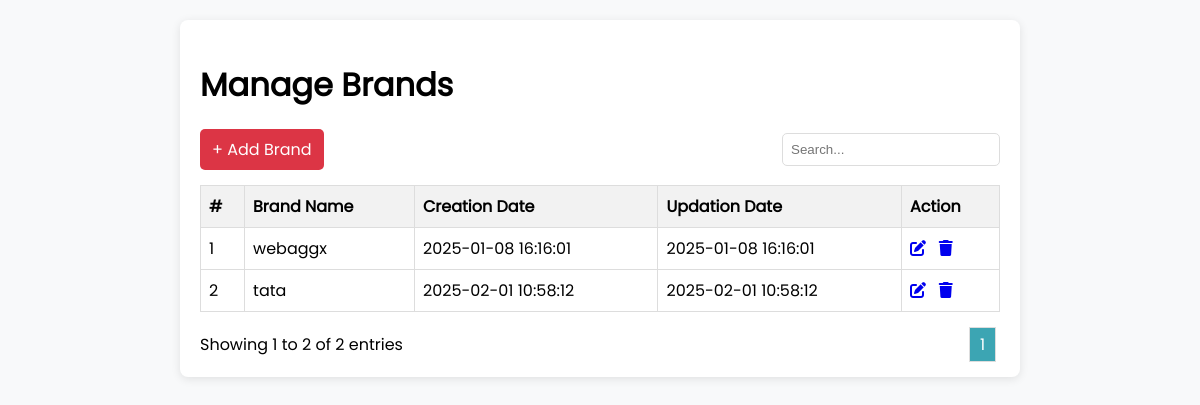
The app's page /admin/managebrand.php with its own data.
### tables this page shows
CREATE TABLE IF NOT EXISTS `brands` (
  `bid` int NOT NULL AUTO_INCREMENT,
  `bname` varchar(20) NOT NULL,
  `created_at` timestamp NOT NULL DEFAULT CURRENT_TIMESTAMP,
  `updated_at` timestamp NOT NULL DEFAULT CURRENT_TIMESTAMP,
  PRIMARY KEY (`bid`)
);

### admin/managebrand.php (the view, shortened to what this page needs)
<!DOCTYPE html>
<html lang="en">
<head>
    <link rel="stylesheet" href="fontawesome-free-6.4.0-web/css/all.min.css">
    <link rel="stylesheet" href="css/all.min.css">
    <link rel="stylesheet" href="css/fontawesome.min.css">
</head>
<body>
    <div class="container">
        <h1>Manage Brands</h1>
        <div class="d-flex">
            <a href="createbrand.php" class="btn-custom">+ Add Brand</a>
            <input type="text" id="search" placeholder="Search...">
        </div>
        <table>
            <thead>
                <tr>
                    <th>#</th>
                    <th>Brand Name</th>
                    <th>Creation Date</th>
                    <th>Updation Date</th>
                    <th>Action</th>
                </tr>
            </thead>
            <tbody>
                <?php
                @include 'include/config.php';
                $result = mysqli_query($conn, "SELECT COUNT(*) AS total FROM brands");
                $row = mysqli_fetch_assoc($result);
                $total_entries = $row['total'];
                $limit = 5;
                $page = isset($_GET['page']) ? $_GET['page'] : 1;
                $start = ($page - 1) * $limit;
                $total_pages = ceil($total_entries / $limit);
                $query = "SELECT * FROM brands LIMIT $start, $limit";
                $exquery = mysqli_query($conn, $query);
                $n = $start + 1;
                while ($row = mysqli_fetch_assoc($exquery)) {
                ?>
                    <tr>
                        <td><?php echo $n; ?></td>
                        <td><?php echo $row['bname']; ?></td>
                        <td><?php echo $row['created_at']; ?></td>
                        <td><?php echo $row['updated_at']; ?></td>
                        <td>
                            <a href="updatebrand.php?bid=<?php echo $row['bid']; ?>"><i class="fa-solid fa-pen-to-square"></i></a> &#160;
                            <a href="delete.php?bid=<?php echo $row['bid']; ?>" ><i class="fa-solid fa-trash"></i></a>
                        </td>
                    </tr>
                <?php
                    $n++;
                }
                ?>
            </tbody>
        </table>
        <div class="d-flex">
            <span>Showing <?php echo $start + 1; ?> to <?php echo min($start + $limit, $total_entries); ?> of <?php echo $total_entries; ?> entries</span>
            <div class="pagination">
                <?php for ($i = 1; $i <= $total_pages; $i++): ?>
                    <a href="?page=<?php echo $i; ?>" class="<?php echo $i == $page ? 'active' : ''; ?>"><?php echo $i; ?></a>
                <?php endfor; ?>
            </div>
        </div>
    </div>
</body>
</html>

### admin/managebrand.php (style rules this page uses)
body { font-family: 'pop-regular', sans-serif; background-color: #f8f9fa; margin: 0; padding: 20px; }
.container { max-width: 800px; margin: 0 auto; background: white; padding: 20px; border-radius: 8px; box-shadow: 0 2px 10px rgba(0, 0, 0, 0.1); }
h1 { margin-bottom: 20px; }
.btn-custom { background-color: #dc3545; color: white; padding: 8px 12px; text-decoration: none; border-radius: 5px; }
input[type="text"] { padding: 8px; width: 200px; border: 1px solid #ddd; border-radius: 5px; }
table { width: 100%; border-collapse: collapse; margin-top: 15px; }
th, td { border: 1px solid #ddd; padding: 8px; text-align: left; }
th { background-color: #f2f2f2; }
.pagination a { margin: 0 4px; text-decoration: none; padding: 5px 10px; border: 1px solid #ddd; color: black; }
.pagination a.active { background-color:rgb(60, 165, 179); color: white; }
.d-flex { display: flex; justify-content: space-between; align-items: center; margin-top: 20px; }

### records on screen
brands: bname "webaggx", created_at "2025-01-08 16:16:01", updated_at "2025-01-08 16:16:01"
brands: bname "tata", created_at "2025-02-01 10:58:12", updated_at "2025-02-01 10:58:12"

### other values on screen
$start + 1 "1"
min($start + $limit, $total_entries) "2"
$total_entries "2"
